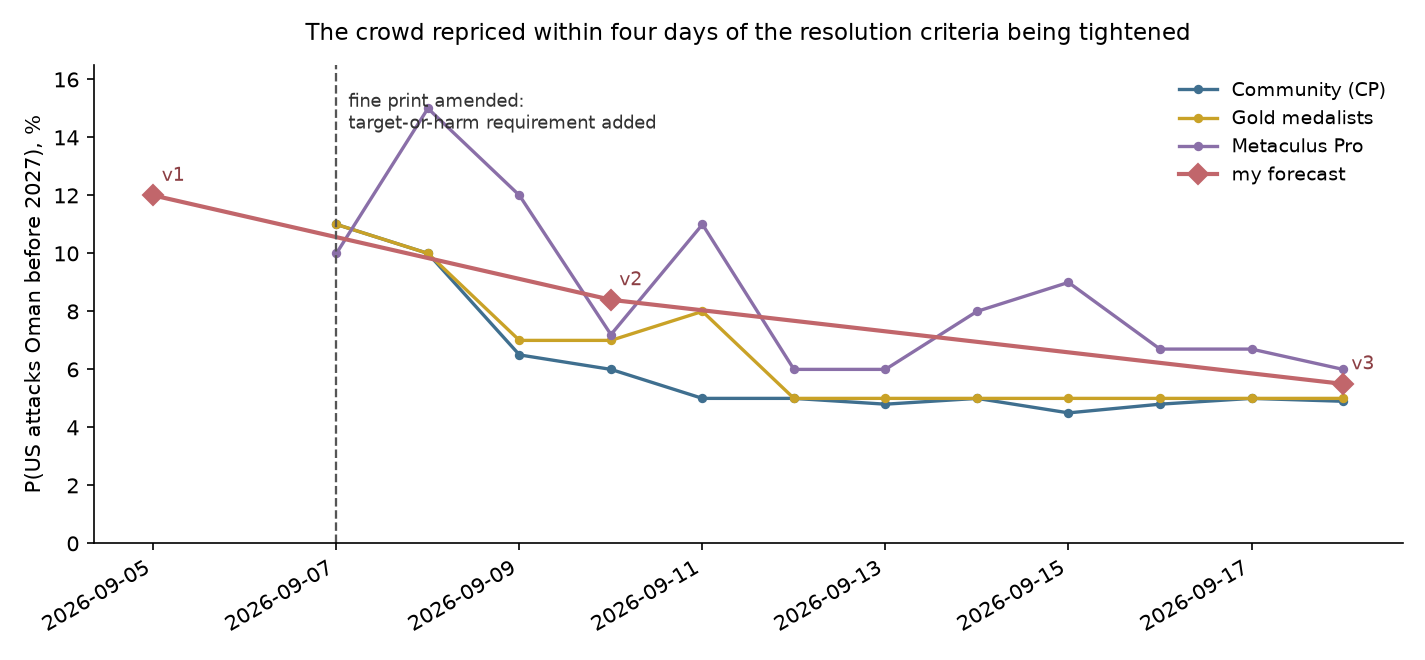

Recreate this plot in Python.
"""Metaculus CP trajectory for #45230 against my three versions."""
import datetime as dt
import json
from pathlib import Path

import matplotlib

matplotlib.use("Agg")
import matplotlib.pyplot as plt

SNAPSHOT = Path(__file__).resolve().parent.parent / "raw" / "metaculus-2026-09-18.json"
with SNAPSHOT.open(encoding="utf-8") as fh:
    d = json.load(fh)
def series(name):
    xs, ys, seen = [], [], set()
    for t, v in d["methods"][name]["history"]:
        day = t[:10]
        if day in seen:
            continue
        seen.add(day)
        xs.append(dt.date.fromisoformat(day)); ys.append(v * 100)
    return xs, ys

fig, ax = plt.subplots(figsize=(9.5, 4.4))
for name, lbl, c in [("recency_weighted", "Community (CP)", "#3f6f8f"),
                     ("gold_medalists", "Gold medalists", "#c9a227"),
                     ("metaculus_pros", "Metaculus Pro", "#8a6fa8")]:
    xs, ys = series(name)
    ax.plot(xs, ys, marker="o", ms=3.5, lw=1.6, label=lbl, color=c)

mine = [(dt.date(2026, 9, 5), 12.0, "v1"), (dt.date(2026, 9, 10), 8.4, "v2"), (dt.date(2026, 9, 18), 5.5, "v3")]
ax.plot([m[0] for m in mine], [m[1] for m in mine], marker="D", ms=7, lw=2.0,
        color="#c1666b", label="my forecast")
for x, y, t in mine:
    ax.annotate(t, (x, y), textcoords="offset points", xytext=(4, 7), fontsize=9, color="#8c3f44")

ax.axvline(dt.date(2026, 9, 7), color="#555", ls="--", lw=1.1)
ax.text(dt.date(2026, 9, 7), 15.6, "  fine print amended:\n  target-or-harm requirement added",
        fontsize=8.5, color="#333", va="top")
ax.set_ylabel("P(US attacks Oman before 2027), %")
ax.set_ylim(0, 16.5)
ax.set_title("The crowd repriced within four days of the resolution criteria being tightened",
             fontsize=11, pad=12)
ax.legend(fontsize=9, frameon=False, loc="upper right")
ax.spines[["top", "right"]].set_visible(False)
fig.autofmt_xdate()
fig.tight_layout()
fig.savefig("questions/2026-09-05-mc45230-united-states-attack-oman-before-2027/charts/cp-trajectory-2026-09-18.png", dpi=150)
print("ok")
